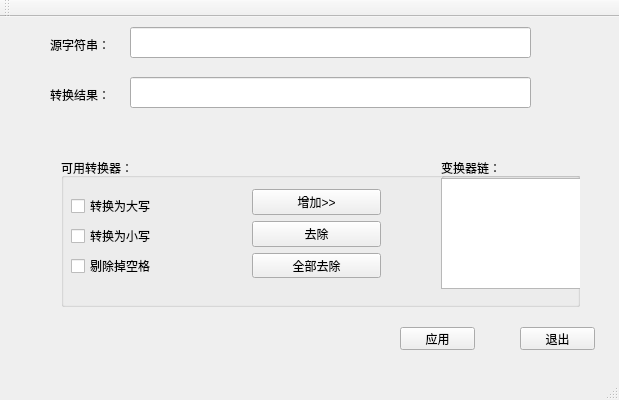
<?xml version="1.0" encoding="UTF-8"?>
<ui version="4.0">
 <class>MainWindow</class>
 <widget class="QMainWindow" name="MainWindow">
  <property name="geometry">
   <rect>
    <x>0</x>
    <y>0</y>
    <width>619</width>
    <height>400</height>
   </rect>
  </property>
  <property name="windowTitle">
   <string>MainWindow</string>
  </property>
  <widget class="QWidget" name="centralWidget">
   <widget class="QLineEdit" name="intput_string">
    <property name="geometry">
     <rect>
      <x>130</x>
      <y>10</y>
      <width>401</width>
      <height>31</height>
     </rect>
    </property>
   </widget>
   <widget class="QLabel" name="label_intSring">
    <property name="geometry">
     <rect>
      <x>50</x>
      <y>20</y>
      <width>71</width>
      <height>16</height>
     </rect>
    </property>
    <property name="text">
     <string>源字符串：</string>
    </property>
   </widget>
   <widget class="QLabel" name="label_outString">
    <property name="geometry">
     <rect>
      <x>50</x>
      <y>70</y>
      <width>71</width>
      <height>16</height>
     </rect>
    </property>
    <property name="text">
     <string>转换结果：</string>
    </property>
   </widget>
   <widget class="QLineEdit" name="output_string">
    <property name="geometry">
     <rect>
      <x>130</x>
      <y>60</y>
      <width>401</width>
      <height>31</height>
     </rect>
    </property>
   </widget>
   <widget class="QWidget" name="horizontalLayoutWidget">
    <property name="geometry">
     <rect>
      <x>50</x>
      <y>130</y>
      <width>541</width>
      <height>171</height>
     </rect>
    </property>
    <layout class="QHBoxLayout" name="horizontalLayout">
     <item>
      <widget class="QGroupBox" name="groupBox">
       <property name="title">
        <string>可用转换器：</string>
       </property>
       <widget class="QWidget" name="verticalLayoutWidget_2">
        <property name="geometry">
         <rect>
          <x>180</x>
          <y>20</y>
          <width>151</width>
          <height>111</height>
         </rect>
        </property>
        <layout class="QVBoxLayout" name="verticalLayout_2">
         <item>
          <widget class="QPushButton" name="add_transformer">
           <property name="text">
            <string>增加&gt;&gt;</string>
           </property>
          </widget>
         </item>
         <item>
          <widget class="QPushButton" name="delete_transformer">
           <property name="text">
            <string>去除</string>
           </property>
          </widget>
         </item>
         <item>
          <widget class="QPushButton" name="delete_all_transformer">
           <property name="text">
            <string>全部去除</string>
           </property>
          </widget>
         </item>
        </layout>
       </widget>
       <widget class="QGroupBox" name="groupBox_2">
        <property name="geometry">
         <rect>
          <x>380</x>
          <y>0</y>
          <width>141</width>
          <height>131</height>
         </rect>
        </property>
        <property name="title">
         <string>变换器链：</string>
        </property>
        <widget class="QTextEdit" name="transformer_list_text">
         <property name="geometry">
          <rect>
           <x>0</x>
           <y>20</y>
           <width>141</width>
           <height>111</height>
          </rect>
         </property>
        </widget>
       </widget>
       <widget class="QCheckBox" name="checkBoxSmallToBig">
        <property name="geometry">
         <rect>
          <x>10</x>
          <y>40</y>
          <width>91</width>
          <height>16</height>
         </rect>
        </property>
        <property name="text">
         <string>转换为大写</string>
        </property>
       </widget>
       <widget class="QCheckBox" name="checkBoxBigToSmall">
        <property name="geometry">
         <rect>
          <x>10</x>
          <y>70</y>
          <width>81</width>
          <height>16</height>
         </rect>
        </property>
        <property name="text">
         <string>转换为小写</string>
        </property>
       </widget>
       <widget class="QCheckBox" name="checkBoxDeleleSpace">
        <property name="geometry">
         <rect>
          <x>10</x>
          <y>100</y>
          <width>81</width>
          <height>16</height>
         </rect>
        </property>
        <property name="text">
         <string>剔除掉空格</string>
        </property>
       </widget>
      </widget>
     </item>
    </layout>
   </widget>
   <widget class="QPushButton" name="application">
    <property name="geometry">
     <rect>
      <x>400</x>
      <y>310</y>
      <width>75</width>
      <height>23</height>
     </rect>
    </property>
    <property name="text">
     <string>应用</string>
    </property>
   </widget>
   <widget class="QPushButton" name="exit">
    <property name="geometry">
     <rect>
      <x>520</x>
      <y>310</y>
      <width>75</width>
      <height>23</height>
     </rect>
    </property>
    <property name="text">
     <string>退出</string>
    </property>
   </widget>
  </widget>
  <widget class="QMenuBar" name="menuBar">
   <property name="geometry">
    <rect>
     <x>0</x>
     <y>0</y>
     <width>619</width>
     <height>23</height>
    </rect>
   </property>
  </widget>
  <widget class="QToolBar" name="mainToolBar">
   <attribute name="toolBarArea">
    <enum>TopToolBarArea</enum>
   </attribute>
   <attribute name="toolBarBreak">
    <bool>false</bool>
   </attribute>
  </widget>
  <widget class="QStatusBar" name="statusBar"/>
 </widget>
 <layoutdefault spacing="6" margin="11"/>
 <resources/>
 <connections/>
</ui>
